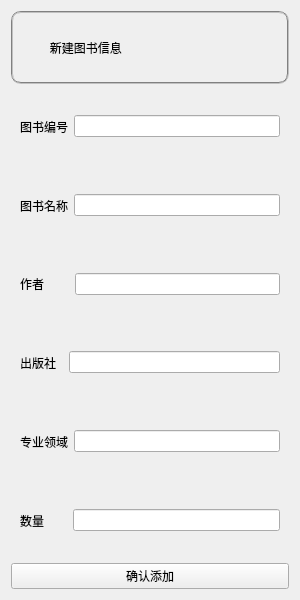
<?xml version="1.0" encoding="UTF-8"?>
<ui version="4.0">
 <class>NewBook</class>
 <widget class="QWidget" name="NewBook">
  <property name="geometry">
   <rect>
    <x>0</x>
    <y>0</y>
    <width>300</width>
    <height>600</height>
   </rect>
  </property>
  <property name="windowTitle">
   <string>Form</string>
  </property>
  <layout class="QGridLayout" name="gridLayout">
   <item row="6" column="1">
    <widget class="QWidget" name="widget_7" native="true">
     <layout class="QHBoxLayout" name="horizontalLayout_7">
      <item>
       <widget class="QLabel" name="label_8">
        <property name="text">
         <string>数量</string>
        </property>
       </widget>
      </item>
      <item>
       <spacer name="horizontalSpacer_4">
        <property name="orientation">
         <enum>Qt::Horizontal</enum>
        </property>
        <property name="sizeType">
         <enum>QSizePolicy::Preferred</enum>
        </property>
        <property name="sizeHint" stdset="0">
         <size>
          <width>23</width>
          <height>20</height>
         </size>
        </property>
       </spacer>
      </item>
      <item>
       <widget class="QLineEdit" name="lineEdit_6"/>
      </item>
     </layout>
    </widget>
   </item>
   <item row="0" column="1">
    <widget class="QLabel" name="label">
     <property name="styleSheet">
      <string notr="true">font:75 10pt&quot;黑体&quot;;
border:2px groove gray;border-radius:10px;padding:2px 4px;
</string>
     </property>
     <property name="text">
      <string>         新建图书信息</string>
     </property>
    </widget>
   </item>
   <item row="4" column="1">
    <widget class="QWidget" name="widget_4" native="true">
     <layout class="QHBoxLayout" name="horizontalLayout_4">
      <item>
       <widget class="QLabel" name="label_5">
        <property name="text">
         <string>出版社 </string>
        </property>
       </widget>
      </item>
      <item>
       <spacer name="horizontalSpacer_2">
        <property name="orientation">
         <enum>Qt::Horizontal</enum>
        </property>
        <property name="sizeType">
         <enum>QSizePolicy::Preferred</enum>
        </property>
        <property name="sizeHint" stdset="0">
         <size>
          <width>3</width>
          <height>20</height>
         </size>
        </property>
       </spacer>
      </item>
      <item>
       <widget class="QLineEdit" name="lineEdit_4"/>
      </item>
     </layout>
    </widget>
   </item>
   <item row="1" column="1">
    <widget class="QWidget" name="widget" native="true">
     <layout class="QHBoxLayout" name="horizontalLayout">
      <item>
       <widget class="QLabel" name="label_2">
        <property name="text">
         <string>图书编号</string>
        </property>
       </widget>
      </item>
      <item>
       <widget class="QLineEdit" name="lineEdit_1"/>
      </item>
     </layout>
    </widget>
   </item>
   <item row="3" column="1">
    <widget class="QWidget" name="widget_3" native="true">
     <layout class="QHBoxLayout" name="horizontalLayout_3">
      <item>
       <widget class="QLabel" name="label_4">
        <property name="text">
         <string>作者</string>
        </property>
       </widget>
      </item>
      <item>
       <spacer name="horizontalSpacer">
        <property name="orientation">
         <enum>Qt::Horizontal</enum>
        </property>
        <property name="sizeType">
         <enum>QSizePolicy::Fixed</enum>
        </property>
        <property name="sizeHint" stdset="0">
         <size>
          <width>25</width>
          <height>20</height>
         </size>
        </property>
       </spacer>
      </item>
      <item>
       <widget class="QLineEdit" name="lineEdit_3"/>
      </item>
     </layout>
    </widget>
   </item>
   <item row="2" column="1">
    <widget class="QWidget" name="widget_2" native="true">
     <layout class="QHBoxLayout" name="horizontalLayout_2">
      <item>
       <widget class="QLabel" name="label_3">
        <property name="text">
         <string>图书名称</string>
        </property>
       </widget>
      </item>
      <item>
       <widget class="QLineEdit" name="lineEdit_2"/>
      </item>
     </layout>
    </widget>
   </item>
   <item row="5" column="1">
    <widget class="QWidget" name="widget_5" native="true">
     <layout class="QHBoxLayout" name="horizontalLayout_5">
      <item>
       <widget class="QLabel" name="label_6">
        <property name="text">
         <string>专业领域</string>
        </property>
       </widget>
      </item>
      <item>
       <widget class="QLineEdit" name="lineEdit_5"/>
      </item>
     </layout>
    </widget>
   </item>
   <item row="7" column="1">
    <widget class="QPushButton" name="btn_addbook">
     <property name="text">
      <string>确认添加</string>
     </property>
    </widget>
   </item>
  </layout>
 </widget>
 <resources/>
 <connections/>
</ui>
